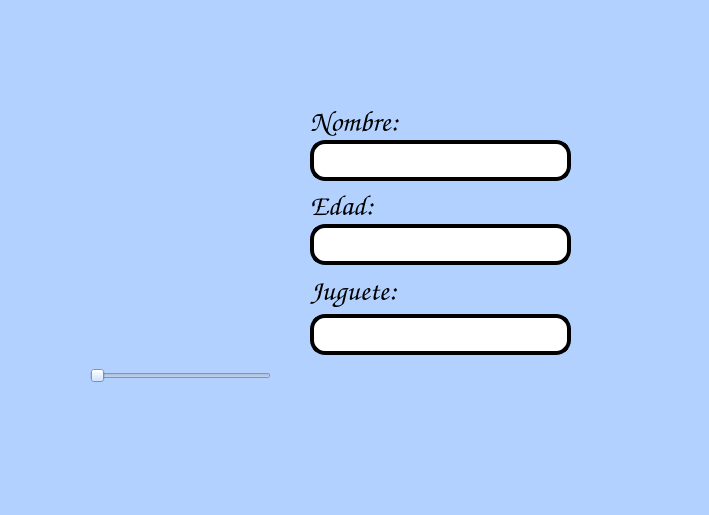
<?xml version="1.0" encoding="UTF-8"?>
<ui version="4.0">
 <class>MainWindow</class>
 <widget class="QMainWindow" name="MainWindow">
  <property name="geometry">
   <rect>
    <x>0</x>
    <y>0</y>
    <width>709</width>
    <height>515</height>
   </rect>
  </property>
  <property name="windowTitle">
   <string>MainWindow</string>
  </property>
  <property name="styleSheet">
   <string notr="true">background-color: rgb(178, 209, 255);</string>
  </property>
  <widget class="QWidget" name="centralwidget">
   <widget class="QLabel" name="imagen">
    <property name="geometry">
     <rect>
      <x>0</x>
      <y>10</y>
      <width>121</width>
      <height>101</height>
     </rect>
    </property>
    <property name="autoFillBackground">
     <bool>false</bool>
    </property>
    <property name="styleSheet">
     <string notr="true"/>
    </property>
    <property name="text">
     <string/>
    </property>
    <property name="pixmap">
     <pixmap resource="../Archivos/Recursos.qrc">:/logos/FIT_logo_vertical.png</pixmap>
    </property>
    <property name="scaledContents">
     <bool>true</bool>
    </property>
   </widget>
   <widget class="QLabel" name="imagen_2">
    <property name="geometry">
     <rect>
      <x>500</x>
      <y>-10</y>
      <width>181</width>
      <height>91</height>
     </rect>
    </property>
    <property name="autoFillBackground">
     <bool>false</bool>
    </property>
    <property name="styleSheet">
     <string notr="true"/>
    </property>
    <property name="text">
     <string/>
    </property>
    <property name="pixmap">
     <pixmap resource="../Archivos/Recursos.qrc">:/logos/log_uat_nuevo.png</pixmap>
    </property>
    <property name="scaledContents">
     <bool>true</bool>
    </property>
   </widget>
   <widget class="QLabel" name="imagen_3">
    <property name="geometry">
     <rect>
      <x>600</x>
      <y>370</y>
      <width>101</width>
      <height>91</height>
     </rect>
    </property>
    <property name="autoFillBackground">
     <bool>false</bool>
    </property>
    <property name="styleSheet">
     <string notr="true"/>
    </property>
    <property name="text">
     <string/>
    </property>
    <property name="pixmap">
     <pixmap resource="../Archivos/Recursos.qrc">:/ejercicios/ContornoTD.jpg</pixmap>
    </property>
    <property name="scaledContents">
     <bool>true</bool>
    </property>
   </widget>
   <widget class="QLabel" name="label_3">
    <property name="geometry">
     <rect>
      <x>310</x>
      <y>270</y>
      <width>151</width>
      <height>41</height>
     </rect>
    </property>
    <property name="font">
     <font>
      <family>Comic Sans MS</family>
      <pointsize>22</pointsize>
      <weight>9</weight>
      <italic>false</italic>
      <bold>false</bold>
     </font>
    </property>
    <property name="styleSheet">
     <string notr="true">font: 75 22pt &quot;Comic Sans MS&quot;;</string>
    </property>
    <property name="text">
     <string>Juguete:</string>
    </property>
   </widget>
   <widget class="QLabel" name="imagen_descripcion">
    <property name="geometry">
     <rect>
      <x>90</x>
      <y>130</y>
      <width>181</width>
      <height>201</height>
     </rect>
    </property>
    <property name="styleSheet">
     <string notr="true"/>
    </property>
    <property name="text">
     <string/>
    </property>
    <property name="pixmap">
     <pixmap resource="../Archivos/Recursos.qrc">:/ejercicios/DuckMusic.jpg</pixmap>
    </property>
    <property name="scaledContents">
     <bool>true</bool>
    </property>
   </widget>
   <widget class="QLabel" name="label">
    <property name="geometry">
     <rect>
      <x>310</x>
      <y>106</y>
      <width>141</width>
      <height>31</height>
     </rect>
    </property>
    <property name="font">
     <font>
      <family>Comic Sans MS</family>
      <pointsize>22</pointsize>
      <weight>9</weight>
      <italic>false</italic>
      <bold>false</bold>
     </font>
    </property>
    <property name="styleSheet">
     <string notr="true">font: 75 22pt &quot;Comic Sans MS&quot;;</string>
    </property>
    <property name="text">
     <string>Nombre:</string>
    </property>
   </widget>
   <widget class="QLineEdit" name="txt_nombre">
    <property name="geometry">
     <rect>
      <x>310</x>
      <y>140</y>
      <width>261</width>
      <height>41</height>
     </rect>
    </property>
    <property name="font">
     <font>
      <family>Comic Sans MS</family>
      <pointsize>22</pointsize>
      <weight>9</weight>
      <italic>false</italic>
      <bold>false</bold>
     </font>
    </property>
    <property name="styleSheet">
     <string notr="true">border: 4px solid black;
background-color: rgb(255, 255, 255);
border-radius: 15px;
font: 75 22pt &quot;Comic Sans MS&quot;;</string>
    </property>
    <property name="text">
     <string/>
    </property>
    <property name="alignment">
     <set>Qt::AlignCenter</set>
    </property>
   </widget>
   <widget class="QLineEdit" name="txt_juguete">
    <property name="geometry">
     <rect>
      <x>310</x>
      <y>314</y>
      <width>261</width>
      <height>41</height>
     </rect>
    </property>
    <property name="font">
     <font>
      <family>Comic Sans MS</family>
      <pointsize>22</pointsize>
      <weight>9</weight>
      <italic>false</italic>
      <bold>false</bold>
     </font>
    </property>
    <property name="styleSheet">
     <string notr="true">border: 4px solid black;
background-color: rgb(255, 255, 255);
border-radius: 15px;
font: 75 22pt &quot;Comic Sans MS&quot;;</string>
    </property>
    <property name="text">
     <string/>
    </property>
    <property name="alignment">
     <set>Qt::AlignCenter</set>
    </property>
   </widget>
   <widget class="QLineEdit" name="txt_edad">
    <property name="geometry">
     <rect>
      <x>310</x>
      <y>224</y>
      <width>261</width>
      <height>41</height>
     </rect>
    </property>
    <property name="font">
     <font>
      <family>Comic Sans MS</family>
      <pointsize>22</pointsize>
      <weight>9</weight>
      <italic>false</italic>
      <bold>false</bold>
     </font>
    </property>
    <property name="styleSheet">
     <string notr="true">border: 4px solid black;
background-color: rgb(255, 255, 255);
border-radius: 15px;
font: 75 22pt &quot;Comic Sans MS&quot;;</string>
    </property>
    <property name="text">
     <string/>
    </property>
    <property name="alignment">
     <set>Qt::AlignCenter</set>
    </property>
   </widget>
   <widget class="QSlider" name="selectorImagen">
    <property name="geometry">
     <rect>
      <x>90</x>
      <y>350</y>
      <width>181</width>
      <height>51</height>
     </rect>
    </property>
    <property name="orientation">
     <enum>Qt::Horizontal</enum>
    </property>
   </widget>
   <widget class="QLabel" name="label_2">
    <property name="geometry">
     <rect>
      <x>310</x>
      <y>190</y>
      <width>81</width>
      <height>31</height>
     </rect>
    </property>
    <property name="font">
     <font>
      <family>Comic Sans MS</family>
      <pointsize>22</pointsize>
      <weight>9</weight>
      <italic>false</italic>
      <bold>false</bold>
     </font>
    </property>
    <property name="styleSheet">
     <string notr="true">font: 75 22pt &quot;Comic Sans MS&quot;;</string>
    </property>
    <property name="text">
     <string>Edad:</string>
    </property>
   </widget>
  </widget>
  <widget class="QMenuBar" name="menubar">
   <property name="geometry">
    <rect>
     <x>0</x>
     <y>0</y>
     <width>709</width>
     <height>21</height>
    </rect>
   </property>
  </widget>
  <widget class="QStatusBar" name="statusbar"/>
 </widget>
 <resources>
  <include location="../Archivos/Recursos.qrc"/>
 </resources>
 <connections/>
</ui>
